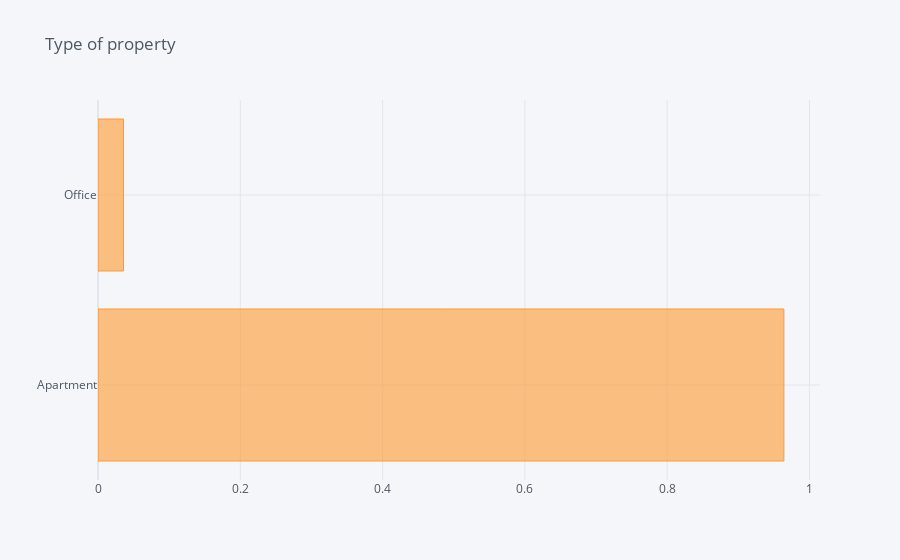

The cell this chart's notebook holds for it:
### Code cell
from plotly.subplots import make_subplots
fig = make_subplots(rows=len(cat_features), cols=1)

for feature in cat_features:
    fig.add_bar(df[feature].value_counts(normalize=True).iplot(kind='bar', orientation='h', title=feature))

### Figure 1 — Plotly figure (JSON) as saved in the notebook; plotly's stock layout.template omitted (floating-point values rounded to 4 significant figures)
{"data": [{"marker": {"color": "rgba(255, 153, 51, 0.6)", "line": {"color": "rgba(255, 153, 51, 1.0)", "width": 1}}, "name": "Type of property", "orientation": "h", "text": "", "type": "bar", "x": [0.9641, 0.0359], "y": ["Apartment", "Office"]}], "layout": {"legend": {"bgcolor": "#F5F6F9", "font": {"color": "#4D5663"}}, "paper_bgcolor": "#F5F6F9", "plot_bgcolor": "#F5F6F9", "title": {"font": {"color": "#4D5663"}, "text": "Type of property"}, "xaxis": {"gridcolor": "#E1E5ED", "showgrid": true, "tickfont": {"color": "#4D5663"}, "title": {"font": {"color": "#4D5663"}, "text": ""}, "zerolinecolor": "#E1E5ED"}, "yaxis": {"gridcolor": "#E1E5ED", "showgrid": true, "tickfont": {"color": "#4D5663"}, "title": {"font": {"color": "#4D5663"}, "text": ""}, "zerolinecolor": "#E1E5ED"}}}
